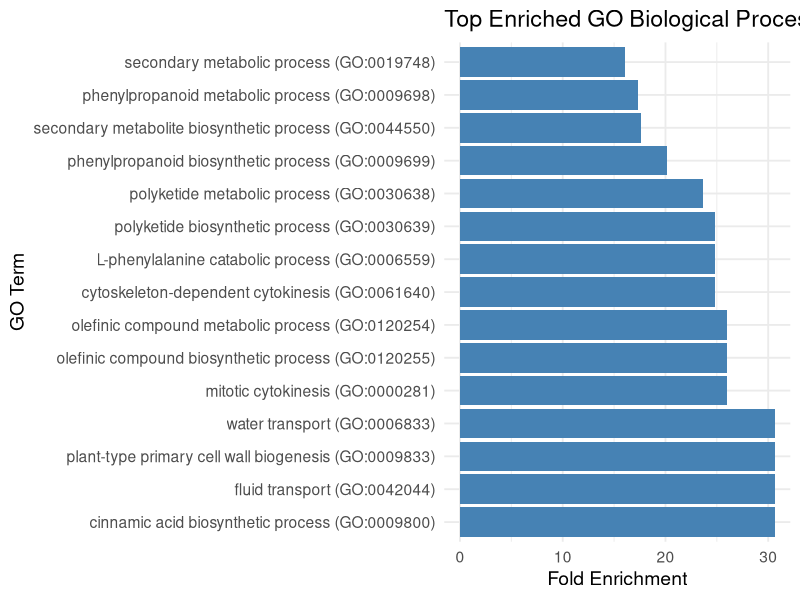

Recreate this plot in R.
# PANTHER analysis
library(tidyverse)

# Read the PANTHER GO biological process enrichment table
panther <- read.delim("data/PANTHER_bp_analysis_table.txt",  # change input file as needed
                      skip = 11,        # Skip the header metadata
                      header = TRUE,
                      sep = "\t",
                      quote = "",
                      stringsAsFactors = FALSE)

# Rename columns for easier access
colnames(panther) <- c("GO_term", "REF_count", "DEG_count", "Expected", "OverUnder",
                       "Fold_Enrichment", "P_value", "FDR")

# Convert relevant columns to numeric
panther$Fold_Enrichment <- as.numeric(panther$Fold_Enrichment)
panther$FDR <- as.numeric(panther$FDR)

# Filter significant GO terms
panther_sig <- subset(panther, FDR < 0.05)

# Top 15 enriched GO terms by FDR
panther_top <- panther_sig[order(panther_sig$FDR), ][1:15, ]


ggplot(panther_top, aes(x = reorder(GO_term, -Fold_Enrichment), y = Fold_Enrichment)) +
  geom_bar(stat = "identity", fill = "steelblue") +
  coord_flip() +
  theme_minimal(base_size = 14) +
  labs(title = "Top Enriched GO Biological Processes",
       x = "GO Term",
       y = "Fold Enrichment")
